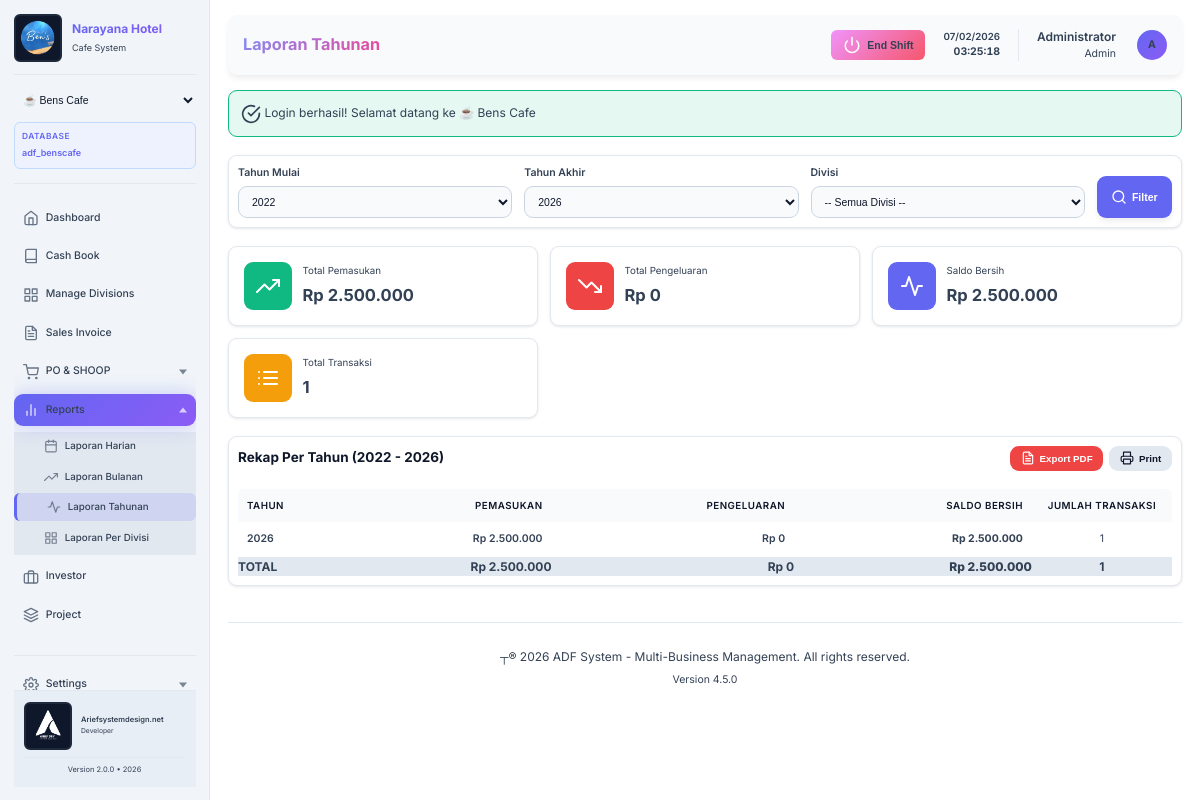
/adf_system/modules/reports/yearly.php (signed in), run on the app's committed database.
### tables this page shows
CREATE TABLE `settings` (
  `id` int(11) NOT NULL AUTO_INCREMENT,
  `setting_key` varchar(100) NOT NULL,
  `setting_value` longtext DEFAULT NULL,
  `setting_type` varchar(50) DEFAULT 'string',
  `description` text DEFAULT NULL,
  `created_at` timestamp NOT NULL DEFAULT current_timestamp(),
  `updated_at` timestamp NOT NULL DEFAULT current_timestamp() ON UPDATE current_timestamp(),
  PRIMARY KEY (`id`),
  UNIQUE KEY `setting_key` (`setting_key`),
  KEY `idx_key` (`setting_key`)
);

### adf_system/modules/reports/yearly.php (the view, shortened to what the rows shown need)
<?php
require_once '../../config/database.php';
require_once '../../includes/report_helper.php';
$db = Database::getInstance();
$pageTitle = 'Laporan Tahunan';
$start_year = isset($_GET['start_year']) ? (int)$_GET['start_year'] : date('Y') - 4;
$end_year = isset($_GET['end_year']) ? (int)$_GET['end_year'] : date('Y');
$whereConditions = ["YEAR(cb.transaction_date) BETWEEN :start_year AND :end_year"];
$params = ['start_year' => $start_year, 'end_year' => $end_year];
$whereClause = implode(' AND ', $whereConditions);
$yearlySummary = $db->fetchAll("
    SELECT
        YEAR(cb.transaction_date) as year,
        COALESCE(SUM(CASE WHEN cb.transaction_type = 'income' THEN cb.amount ELSE 0 END), 0) as total_income,
        COALESCE(SUM(CASE WHEN cb.transaction_type = 'expense' THEN cb.amount ELSE 0 END), 0) as total_expense,
        COALESCE(SUM(CASE WHEN cb.transaction_type = 'income' THEN cb.amount ELSE 0 END), 0) -
        COALESCE(SUM(CASE WHEN cb.transaction_type = 'expense' THEN cb.amount ELSE 0 END), 0) as net_balance,
        COUNT(*) as transaction_count
    FROM cash_book cb
    WHERE $whereClause
    GROUP BY YEAR(cb.transaction_date)
    ORDER BY year
", $params);
include '../../includes/header.php';
?>
<div class="card">
    <?php if (empty($yearlySummary)): ?>
        <div style="text-align: center; padding: 3rem; color: var(--text-muted);">
            <i data-feather="inbox" style="width: 48px; height: 48px; margin-bottom: 1rem;"></i>
            <p>Tidak ada data untuk tahun yang dipilih</p>
        </div>
    <?php else: ?>
        <div class="table-responsive">
            <table class="table">
                <thead>
                    <tr>
                        <th style="width: 10%;">Tahun</th>
                        <th style="text-align: right;">Pemasukan</th>
                        <th style="text-align: right;">Pengeluaran</th>
                        <th style="text-align: right;">Saldo Bersih</th>
                        <th style="text-align: center; width: 15%;">Jumlah Transaksi</th>
                    </tr>
                </thead>
            </table>
        </div>
    <?php endif; ?>
    </div>
<?php include '../../includes/footer.php'; ?>

### adf_system/includes/header.php (shortened to what the rows shown need)
<!DOCTYPE html>
<html lang="<?php echo $_SESSION['user_language'] ?? 'id'; ?>">
<head>
    <link rel="stylesheet" href="<?php echo BASE_URL; ?>/assets/css/style.css?v=<?php echo time(); ?>">
</head>
<?php
$userTheme = 'dark';
if (isset($_SESSION['user_id'])) {
    try {
        require_once __DIR__ . '/../config/database.php';
        $db = Database::getInstance();
        $themeResult = $db->fetchOne(
            "SELECT theme FROM user_preferences WHERE user_id = ? AND branch_id = ? LIMIT 1",
            [$_SESSION['user_id'], ACTIVE_BUSINESS_ID]
        );
        if ($themeResult && !empty($themeResult['theme'])) {
            $userTheme = $themeResult['theme'];
        } else {
            $fallbackTheme = $db->fetchOne(
                "SELECT theme FROM user_preferences WHERE user_id = ? LIMIT 1",
                [$_SESSION['user_id']]
            );
            if ($fallbackTheme && !empty($fallbackTheme['theme'])) {
                $userTheme = $fallbackTheme['theme'];
            }
        }
    } catch (Exception $e) {
        $userTheme = 'dark';
        $themeError = $e->getMessage();
    }
}
?>
<body data-theme="<?php echo htmlspecialchars($userTheme); ?>" data-business="<?php echo ACTIVE_BUSINESS_ID; ?>" data-business-type="<?php echo BUSINESS_TYPE; ?>">
    <div class="main-wrapper">
        <aside class="sidebar">
            <div class="sidebar-header">
                <?php
                $companyNameSetting = $db->fetchOne("SELECT setting_value FROM settings WHERE setting_key = 'company_name'");
                $displayCompanyName = ($companyNameSetting && $companyNameSetting['setting_value'])
                    ? $companyNameSetting['setting_value']
                    : BUSINESS_NAME;
                ?>
                <div style="display: flex; align-items: center; gap: 0.875rem;">
                    <div style="flex: 1;">
                        <h1 class="logo" style="margin: 0; font-size: 1rem;"><?php echo htmlspecialchars($displayCompanyName); ?></h1>
                        <p style="color: var(--text-muted); font-size: 0.75rem; margin: 0; margin-top: 0.25rem;"><?php echo ucfirst(BUSINESS_TYPE); ?> System</p>
                    </div>
                </div>
                        <?php
                        require_once __DIR__ . '/../config/database.php';
                        ?>
            </div>
        </aside>
        <main class="main-content">
            <div class="top-bar">
                <div>
                    <h1 class="page-title"><?php echo $pageTitle ?? 'Dashboard'; ?></h1>
                </div>
            </div>
            <div class="page-content">

### adf_system/includes/footer.php (shortened to what the rows shown need)
           </div>
           <?php
           $footerCopyrightSetting = $db->fetchOne("SELECT setting_value FROM settings WHERE setting_key = 'footer_copyright'");
           $footerCopyright = $footerCopyrightSetting['setting_value'] ?? ('© ' . APP_YEAR . ' ' . APP_NAME . '. All rights reserved.');
           $footerVersionSetting = $db->fetchOne("SELECT setting_value FROM settings WHERE setting_key = 'footer_version'");
           $footerVersion = $footerVersionSetting['setting_value'] ?? ('Version ' . APP_VERSION);
           ?>
           <footer style="margin-top: 3rem; padding: 2rem 0; border-top: 1px solid var(--bg-tertiary); text-align: center; color: var(--text-muted);">
               <p><?php echo htmlspecialchars($footerCopyright); ?></p>
               <p style="font-size: 0.875rem; margin-top: 0.5rem;"><?php echo htmlspecialchars($footerVersion); ?></p>
           </footer>
       </main>
   </div>
</body>
</html>

### data on the page
settings: setting_value "Narayana Hotel"
settings: setting_value "┬® 2026 ADF System - Multi-Business Management. All rights reserved."
settings: setting_value "Version 4.5.0"

### other printed values
BUSINESS_TYPE "Cafe"
$currentDb "adf_benscafe"
__('dashboard.title') "Dashboard"
__('cashbook.title') "Cash Book"
__('settings.divisions') "Manage Divisions"
__('settings.title') "Settings"
DEVELOPER_NAME "Ariefsystemdesign.net"
APP_VERSION "2.0.0"
APP_YEAR "2026"
$pageTitle "Laporan Tahunan"
$_SESSION['full_name'] "Administrator"
$_SESSION['role'] "Admin"
substr($_SESSION['full_name'] ?? 'U', 0, 1) "A"
$success "Login berhasil! Selamat datang ke ☕ Bens Cafe"
$grandIncome "2.500.000"
